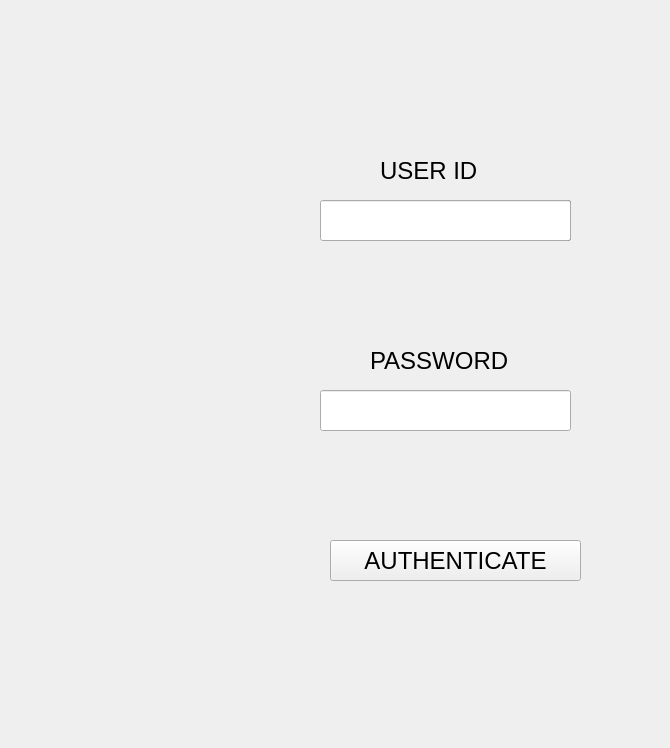
<?xml version="1.0" encoding="UTF-8"?>
<ui version="4.0">
 <class>admin</class>
 <widget class="QDialog" name="admin">
  <property name="geometry">
   <rect>
    <x>0</x>
    <y>0</y>
    <width>670</width>
    <height>748</height>
   </rect>
  </property>
  <property name="windowTitle">
   <string>THE WINKEL- Administrator Login</string>
  </property>
  <property name="windowIcon">
   <iconset>
    <normaloff>../pictures/minilogo_g9m_icon.ico</normaloff>../pictures/minilogo_g9m_icon.ico</iconset>
  </property>
  <widget class="QLabel" name="msglabel">
   <property name="geometry">
    <rect>
     <x>280</x>
     <y>270</y>
     <width>351</width>
     <height>41</height>
    </rect>
   </property>
   <property name="font">
    <font>
     <pointsize>11</pointsize>
    </font>
   </property>
   <property name="text">
    <string/>
   </property>
  </widget>
  <widget class="QLabel" name="background">
   <property name="geometry">
    <rect>
     <x>0</x>
     <y>0</y>
     <width>670</width>
     <height>748</height>
    </rect>
   </property>
   <property name="text">
    <string/>
   </property>
   <property name="pixmap">
    <pixmap>../pictures/adminloginpagebck.jpg</pixmap>
   </property>
   <property name="scaledContents">
    <bool>true</bool>
   </property>
  </widget>
  <widget class="QLabel" name="passwordlabel">
   <property name="geometry">
    <rect>
     <x>370</x>
     <y>350</y>
     <width>171</width>
     <height>21</height>
    </rect>
   </property>
   <property name="font">
    <font>
     <pointsize>18</pointsize>
    </font>
   </property>
   <property name="text">
    <string>PASSWORD</string>
   </property>
  </widget>
  <widget class="QLineEdit" name="inputpassword">
   <property name="geometry">
    <rect>
     <x>320</x>
     <y>390</y>
     <width>251</width>
     <height>41</height>
    </rect>
   </property>
   <property name="font">
    <font>
     <pointsize>18</pointsize>
     <bold>false</bold>
    </font>
   </property>
   <property name="echoMode">
    <enum>QLineEdit::Password</enum>
   </property>
  </widget>
  <widget class="QLineEdit" name="inputusername">
   <property name="geometry">
    <rect>
     <x>320</x>
     <y>200</y>
     <width>251</width>
     <height>41</height>
    </rect>
   </property>
   <property name="font">
    <font>
     <pointsize>18</pointsize>
    </font>
   </property>
  </widget>
  <widget class="QLabel" name="usernamelabel">
   <property name="geometry">
    <rect>
     <x>380</x>
     <y>160</y>
     <width>121</width>
     <height>21</height>
    </rect>
   </property>
   <property name="font">
    <font>
     <pointsize>18</pointsize>
    </font>
   </property>
   <property name="text">
    <string>USER ID</string>
   </property>
  </widget>
  <widget class="QPushButton" name="checkusernamebutton">
   <property name="geometry">
    <rect>
     <x>530</x>
     <y>200</y>
     <width>41</width>
     <height>41</height>
    </rect>
   </property>
   <property name="text">
    <string/>
   </property>
  </widget>
  <widget class="QPushButton" name="loginbutton">
   <property name="geometry">
    <rect>
     <x>330</x>
     <y>540</y>
     <width>251</width>
     <height>41</height>
    </rect>
   </property>
   <property name="font">
    <font>
     <pointsize>18</pointsize>
     <bold>false</bold>
    </font>
   </property>
   <property name="text">
    <string>AUTHENTICATE</string>
   </property>
  </widget>
  <zorder>checkusernamebutton</zorder>
  <zorder>background</zorder>
  <zorder>msglabel</zorder>
  <zorder>passwordlabel</zorder>
  <zorder>inputpassword</zorder>
  <zorder>inputusername</zorder>
  <zorder>usernamelabel</zorder>
  <zorder>loginbutton</zorder>
 </widget>
 <tabstops>
  <tabstop>inputusername</tabstop>
  <tabstop>checkusernamebutton</tabstop>
  <tabstop>inputpassword</tabstop>
  <tabstop>loginbutton</tabstop>
 </tabstops>
 <resources/>
 <connections/>
</ui>
